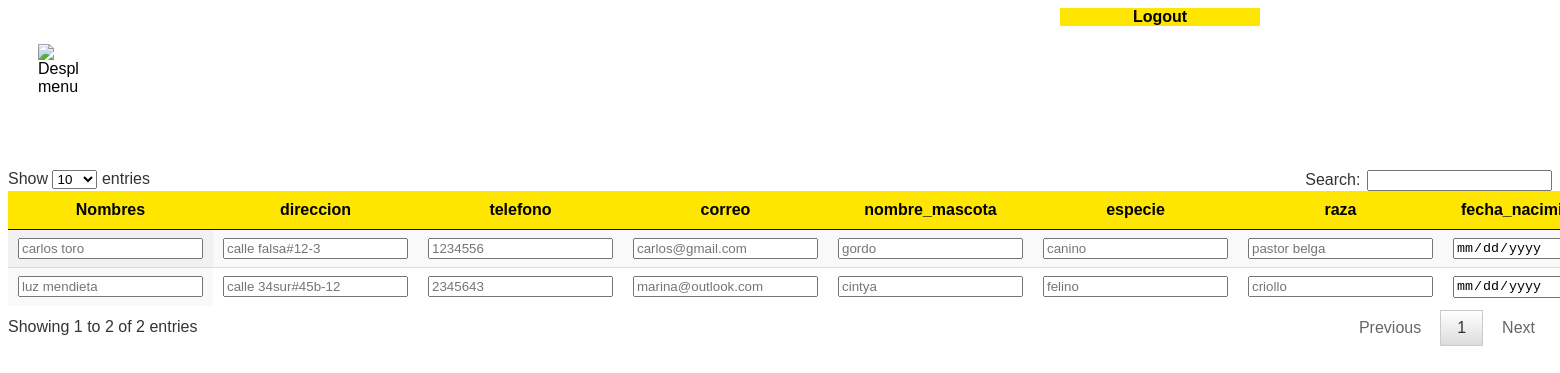
Page /edicion_cliente.php on the committed database.
### tables this page shows
CREATE TABLE IF NOT EXISTS `clientes` (
  `id_cliente` int(6) NOT NULL AUTO_INCREMENT,
  `nombre_cliente` varchar(50) NOT NULL,
  `direccion` varchar(50) NOT NULL,
  `telefono` varchar(20) NOT NULL,
  `correo` varchar(50) NOT NULL,
  `nombre_mascota` varchar(50) NOT NULL,
  `especie` varchar(20) NOT NULL,
  `raza` varchar(20) NOT NULL,
  `fecha_nacimiento` varchar(25) NOT NULL,
  `servicio` varchar(50) NOT NULL,
  `id_servicio` int(6) NOT NULL,
  PRIMARY KEY (`id_cliente`),
  KEY `id_servicio` (`id_servicio`)
);

### edicion_cliente.php (the view, shortened to what this page needs)
<!DOCTYPE html>
<html lang="en">
<head>
	<link rel="stylesheet" href="jquery.dataTables.css">
</head>
<body style="font-family:Arial, Helvetica, Verdana;">
<a href="logout.php" style='text-decoration:none; color:#000; '><div style=" float:left; width: 200px; font-family:Arial, Helvetica, Verdana; font-weight: bold; margin-left:1052px;   background-color:#FFE600; text-align:center;">Logout</div></a>
<br><br>
<img src="images/menuo_icon.png" id='oculto2' onclick="mostrar1()" style="float:left; width:40px; margin-left:30px;  cursor: pointer;" title="Desplegar menu">
<br><br><br><br>
<br>
<br><br>
<?php
 $query = "SELECT * FROM  clientes";
    $result = mysql_query($query);
	echo'
	<table id="tabla" class="display" cellspacing="0"  style="background-color: #FFF; border:1px; margin-top:30px; ">
        <thead>
            <tr>
<th style="background-color: #FFE600; font-family:Arial, Helvetica, Verdana;">Nombres</th>
<th style="background-color: #FFE600; font-family:Arial, Helvetica, Verdana;">direccion</th>
<th style="background-color: #FFE600; font-family:Arial, Helvetica, Verdana;">telefono</th>
<th style="background-color: #FFE600; font-family:Arial, Helvetica, Verdana;">correo</th>
<th style="background-color: #FFE600; font-family:Arial, Helvetica, Verdana;">nombre_mascota</th>
<th style="background-color: #FFE600; font-family:Arial, Helvetica, Verdana;">especie</th>
<th style="background-color: #FFE600; font-family:Arial, Helvetica, Verdana;">raza</th>
<th style="background-color: #FFE600; font-family:Arial, Helvetica, Verdana;">fecha_nacimiento</th>
<th style="background-color: #FFE600; font-family:Arial, Helvetica, Verdana;">servicio</th>
<th style="background-color: #FFE600; font-family:Arial, Helvetica, Verdana;">Accion</th>
            </tr>
        </thead>';
     echo"<tbody>";
		while ($registro = mysql_fetch_array($result))
		{
echo "
             <tr>
	  <form method='POST' action='actualizar_cliente.php'>
	  <input   type='hidden'  name='id_cliente' placeholder='$registro[id_cliente]' />
	  <td style=' font-family:Arial, Helvetica, Verdana;'><input   type='text'  name='nombre_cliente' placeholder='$registro[nombre_cliente]'/></td>
	  <td style=' font-family:Arial, Helvetica, Verdana;'><input   type='text'  name='direccion' placeholder='$registro[direccion]' /></td>
	  <td style=' font-family:Arial, Helvetica, Verdana;'><input   type='number'  name='telefono' placeholder='$registro[telefono]' /></td>
	  <td style=' font-family:Arial, Helvetica, Verdana;'><input   type='email'  name='correo' placeholder='$registro[correo]' /></td>
	  <td style=' font-family:Arial, Helvetica, Verdana;'><input   type='text'  name='nombre_mascota' placeholder='$registro[nombre_mascota]'/></td>
	  <td style=' font-family:Arial, Helvetica, Verdana;'><input   type='text'  name='especie' placeholder='$registro[especie]' /></td>
	  <td style=' font-family:Arial, Helvetica, Verdana;'><input   type='text'  name='raza' placeholder='$registro[raza]' /></td>
	  <td style=' font-family:Arial, Helvetica, Verdana;'><input   type='date'  name='fecha_nacimiento' placeholder='$registro[fecha_nacimiento]' /></td>
	  <td style=' font-family:Arial, Helvetica, Verdana;'><input   type='text'  name='servicio' placeholder='$registro[servicio]' /></td>
	  <td style=' font-family:Arial, Helvetica, Verdana;'>
	  <center><input style='float:left; border-radius:10px; border:0px; cursor: pointer; background-color:#FFE600; font-family:arial,helvetica' type='submit' name='actualizar' value='actualizar' /></center></form></td>
            </tr>
             ";
}
echo "
        </tbody>
    </table>";
	?>
</body>
</html>

### rows in the picture
clientes: nombre_cliente "carlos toro", direccion "calle falsa#12-3", telefono "1234556", correo "carlos@gmail.com", nombre_mascota "gordo", especie "canino", raza "pastor belga"
clientes: nombre_cliente "luz mendieta", direccion "calle 34sur#45b-12", telefono "2345643", correo "marina@outlook.com", nombre_mascota "cintya", especie "felino", raza "criollo"
